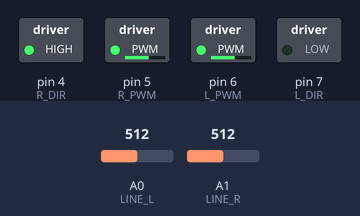
A sketch run on a simulated Arduino Uno, built with avr-gcc and run on an emulated ATmega328P. Shown: switched loads named in the sketch (green lamp = pin HIGH). Inputs (shaded band) come from the test bench; at power-on: A0 (LINE_L) = 512, A1 (LINE_R) = 512.

Above: at 1.2 s.
1.3 s: A0 (LINE_L) set to 716
At 2.5 s:
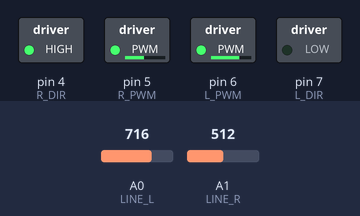
2.8 s: A1 (LINE_R) set to 716
At 3.4 s:
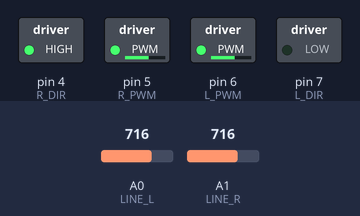
4.3 s: A0 (LINE_L) set to 900
At 4.7 s:
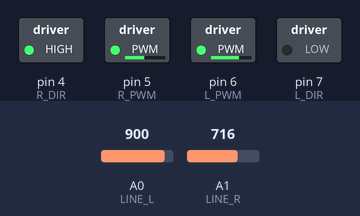
5.8 s: A1 (LINE_R) set to 511
At 6.8 s:
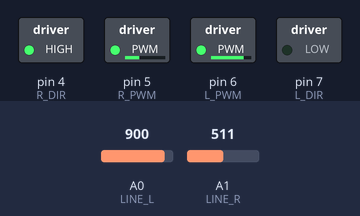
7.3 s: A1 (LINE_R) set to 306
At 8.1 s:
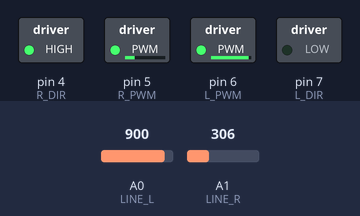
8.8 s: A0 (LINE_L) set to 511
At 9.4 s:
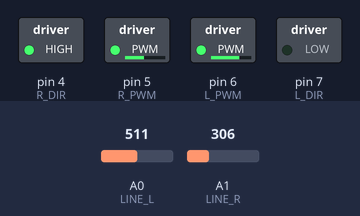
Timing chart, 0 to 11.3 s (numbered marks = the images above; inputs shaded):
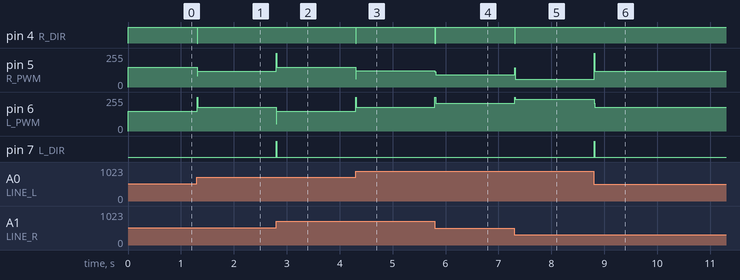

Measured:
- after the input at 1.3 s, pin 4 (R_DIR): HIGH → LOW at once, → HIGH 0.01 s later; pin 5 (R_PWM): 150/255 → 119/255 at once; pin 6 (L_PWM): 150/255 → 180/255 at once
- after the input at 2.8 s, pin 5 (R_PWM): 119/255 → 150/255 at once; pin 6 (L_PWM): 180/255 → 150/255 at once; pin 7 (L_DIR): LOW → HIGH at once, → LOW 0.01 s later
- after the input at 4.3 s, pin 4 (R_DIR): HIGH → LOW at once, → HIGH 0.01 s later; pin 5 (R_PWM): 150/255 → 122/255 at once; pin 6 (L_PWM): 150/255 → 177/255 at once
- after the input at 5.8 s, pin 4 (R_DIR): HIGH → LOW at once, → HIGH 0.01 s later; pin 5 (R_PWM): 122/255 → 91/255 at once; pin 6 (L_PWM): 177/255 → 208/255 at once
- after the input at 7.3 s, pin 4 (R_DIR): HIGH → LOW at once, → HIGH 0.01 s later; pin 5 (R_PWM): 91/255 → 60/255 at once; pin 6 (L_PWM): 208/255 → 239/255 at once
- after the input at 8.8 s, pin 5 (R_PWM): 60/255 → 119/255 at once; pin 6 (L_PWM): 239/255 → 180/255 at once; pin 7 (L_DIR): LOW → HIGH at once, → LOW 0.01 s later

The sketch:

lesson-02-line-pd.ino
```cpp
// УРОК 2: датчики линии и ПД-регулятор. ОТВЕТЫ к заданиям TODO

#define L_DIR 7   // левый мотор — канал M2
#define L_PWM 6
#define R_DIR 4   // правый мотор — канал M1
#define R_PWM 5

#define LINE_L A0  // левый датчик линии (Troyka, S-V-G)
#define LINE_R A1  // правый датчик линии

void setup() {
  pinMode(L_DIR, OUTPUT);
  pinMode(L_PWM, OUTPUT);
  pinMode(R_DIR, OUTPUT);
  pinMode(R_PWM, OUTPUT);
  Serial.begin(115200);  // такая же скорость — в плоттере
}

// направление вращения: HIGH или LOW; invDir — поменять направление на обратное
bool direction(int16_t speed, bool invDir) {
  bool dir = (speed > 0) ? true : false;
  return (invDir) ? !dir : dir;
}

// моторы стоят зеркально и подключены одинаково, поэтому левый для движения вперед
// крутится в обратную сторону — invLDir = true (ответ к TODO 1 урока 1)
void motors(int16_t left, int16_t right, bool invLDir = true, bool invRDir = false) {
  left = constrain(left, -255, 255);
  right = constrain(right, -255, 255);
  digitalWrite(L_DIR, direction(left, invLDir));
  digitalWrite(R_DIR, direction(right, invRDir));
  analogWrite(L_PWM, abs(left));
  analogWrite(R_PWM, abs(right));
}

// TODO 1 (ответ): калибровка — робот стоит, датчики над белым, потом над черным.
// Пример: белое 920 и 958, черное 191 и 216 — датчики разные, но регулятор это «проглотит»
void sensors() {  // для плоттера: левый, правый, ошибка
  Serial.print(analogRead(LINE_L));
  Serial.print(' ');
  Serial.print(analogRead(LINE_R));
  Serial.print(' ');
  Serial.println(analogRead(LINE_L) - analogRead(LINE_R));
}

// один шаг регулятора; вызывается раз в 10 мс (delay(10) в loop) — kd подбирается под этот шаг
void followLine() {
  const float speed = 150;  // базовая скорость
  const float kp = 0.15;    // TODO 3 (ответ): спустились по повороту — подставить свой
  const float kd = 1.0;     // TODO 4 (ответ): гасит раскачку на поворотах — подставить свой

  static float errOld = 0;  // ошибка на прошлом шаге: static — не стирается между вызовами
  // на белом датчик выдает больше, чем на черном: линия слева → L меньше → err < 0
  float err = analogRead(LINE_L) - analogRead(LINE_R);
  float control = kp * err + kd * (err - errOld);
  // TODO 2 (ответ): знак верный — при err < 0 (линия слева) левое колесо крутится медленнее
  motors(speed + control, speed - control);
  errOld = err;
}

void loop() {
  // sensors();      // калибровка (TODO 1) — при езде выключена: вывод в порт тормозит цикл
  followLine();     // езда по линии (TODO 2-4)
  delay(10);
}
```
